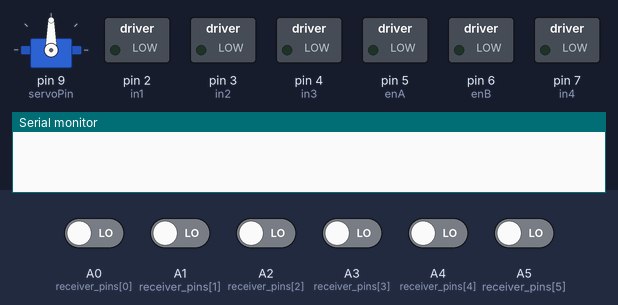
Simulated run of this sketch. Board: Arduino Uno, built with avr-gcc and run on an emulated ATmega328P. Shown: servo, switched loads named in the sketch (green lamp = pin HIGH), the last lines printed to the serial monitor. The inputs (shaded band) are chosen by the test bench; at power-on: A0 (receiver_pins[0]), A1 (receiver_pins[1]), A2 (receiver_pins[2]), A3 (receiver_pins[3]), A4 (receiver_pins[4]), A5 (receiver_pins[5]) LOW.

Above: at 0.1 s.
At 3.1 s:
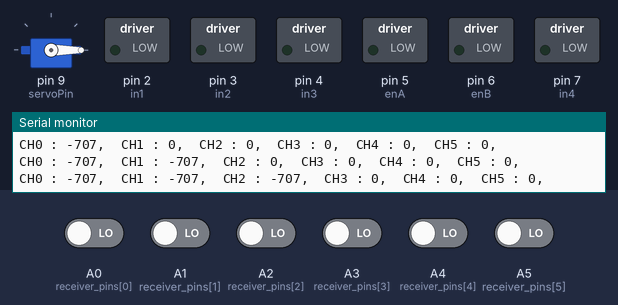
Timing chart, 0 to 4.6 s (numbered marks = the images above):
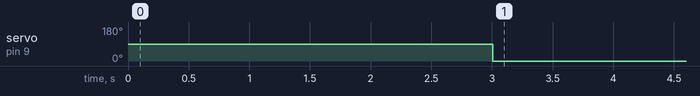

The sketch:

unobotcode.ino
```cpp
#include <Servo.h>       //for servo library

// Motor control pins
int enA = 5;
int in1 = 2;
int in2 = 3;
int enB = 6;
int in3 = 4;
int in4 = 7;

// Receiver pins: CH1–CH6 = A0–A5
int receiver_pins[] = {A0, A1, A2, A3, A4, A5};
int receiver_values[] = {0, 0, 0, 0, 0, 0};

//stick calibration
int res_min = 950;
int res_max = 2020;
int working_range = 255;

boolean prt = true;
int mode = 0;

Servo throttleServo;
int servoPin = 9;  // Connect your servo signal wire here

void setup() {
  pinMode(enA, OUTPUT);
  pinMode(enB, OUTPUT);
  pinMode(in1, OUTPUT);
  pinMode(in2, OUTPUT);
  pinMode(in3, OUTPUT);
  pinMode(in4, OUTPUT);

  throttleServo.attach(servoPin);  // Attach the servo

  Serial.begin(115200);
}

void loop() {
  receive();

  int m1 = 0;
  int m2 = 0;

  int rot = receiver_values[0];  // CH1: Steering
  int throttle = receiver_values[1];  // CH2: Forward/Back
  int ch3 = receiver_values[2];  // CH3: Servo control

  // Servo Mapping
  int servoAngle = map(ch3, -working_range, working_range, 0, 180);
  throttleServo.write(servoAngle);  // Update servo position

  if (mode == 1) {
    m1 = throttle / 2 + rot / 1.5;
    m2 = throttle / 2 - rot / 1.5;
  } else if (mode == 2) {
    m1 = throttle + rot / 1.75;
    m2 = throttle - rot / 1.75;
  }

  mpower(1,  m1);
  mpower(2,  m2);
}

int rp = 0;

void receive() {
  receiver_values[rp] = map(pulseIn(receiver_pins[rp], HIGH), res_min, res_max, -working_range, working_range);
  rp++;
  if (rp == 6) rp = 0;

  boolean activevalues = true;
  for (int i = 0; i < 6; i++) {
    if (prt) {
      Serial.print("CH");
      Serial.print(i);
      Serial.print(" : ");
      Serial.print(receiver_values[i]);
      Serial.print(",\t");
    }
    if (receiver_values[i] < -500) {
      activevalues = false;
    }
  }

  mode = 0;
  if (!activevalues) {
    mode = -1;
  } else if (receiver_values[4] > -100) {
    mode = 2;
  } else if (receiver_values[5] > -100) {
    mode = 1;
  }

  if (prt) Serial.println();
}

void mpower(int motor, int spd) {
  int rotation = 0;
  if (spd > 0) rotation = 1;
  else if (spd < 0) {
    rotation = -1;
    spd *= -1;
  }

  if (spd > 255) spd = 255;

  int pwm, pA, pB;
  if (motor == 1) {
    pwm = enA; pA = in1; pB = in2;
  } else if (motor == 2) {
    pwm = enB; pA = in3; pB = in4;
  } else return;

  if (rotation == 0) {
    digitalWrite(pA, LOW);
    digitalWrite(pB, LOW);
  } else if (rotation == 1) {
    digitalWrite(pA, HIGH);
    digitalWrite(pB, LOW);
  } else if (rotation == -1) {
    digitalWrite(pA, LOW);
    digitalWrite(pB, HIGH);
  }

  analogWrite(pwm, spd);
}
```

Measured:
- by itself, servo on pin 9 (servoPin): 90° → 0° at 3.0 s
